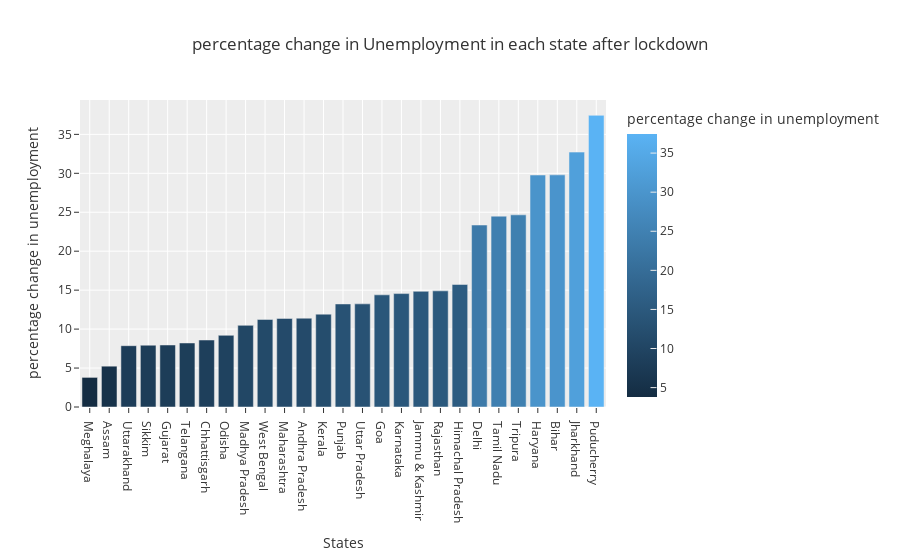

Notebook code for this chart:
### Code cell
fig = px.bar(plot_per, x='States',y='percentage change in unemployment',color='percentage change in unemployment',
            title='percentage change in Unemployment in each state after lockdown',template='ggplot2')

fig.show()

### Figure 1 — Plotly figure (JSON) as saved in the notebook; plotly's stock layout.template omitted (floating-point values rounded to 4 significant figures)
{"data": [{"alignmentgroup": "True", "hovertemplate": "States=%{x}<br>percentage change in unemployment=%{marker.color}<extra></extra>", "legendgroup": "", "marker": {"color": [3.8, 5.24, 7.87, 7.93, 7.96, 8.22, 8.6, 9.2, 10.48, 11.24, 11.37, 11.4, 11.92, 13.23, 13.24, 14.4, 14.56, 14.85, 14.91, 15.73, 23.36, 24.5, 24.67, 29.78, 29.8, 32.72, 37.44], "coloraxis": "coloraxis", "pattern": {"shape": ""}}, "name": "", "offsetgroup": "", "orientation": "v", "showlegend": false, "textposition": "auto", "type": "bar", "x": ["Meghalaya", "Assam", "Uttarakhand", "Sikkim", "Gujarat", "Telangana", "Chhattisgarh", "Odisha", "Madhya Pradesh", "West Bengal", "Maharashtra", "Andhra Pradesh", "Kerala", "Punjab", "Uttar Pradesh", "Goa", "Karnataka", "Jammu & Kashmir", "Rajasthan", "Himachal Pradesh", "Delhi", "Tamil Nadu", "Tripura", "Haryana", "Bihar", "Jharkhand", "Puducherry"], "xaxis": "x", "y": [3.8, 5.24, 7.87, 7.93, 7.96, 8.22, 8.6, 9.2, 10.48, 11.24, 11.37, 11.4, 11.92, 13.23, 13.24, 14.4, 14.56, 14.85, 14.91, 15.73, 23.36, 24.5, 24.67, 29.78, 29.8, 32.72, 37.44], "yaxis": "y"}], "layout": {"barmode": "relative", "coloraxis": {"colorbar": {"title": {"text": "percentage change in unemployment"}}, "colorscale": [[0, "rgb(20,44,66)"], [1, "rgb(90,179,244)"]]}, "legend": {"tracegroupgap": 0}, "title": {"text": "percentage change in Unemployment in each state after lockdown"}, "xaxis": {"anchor": "y", "domain": [0, 1], "title": {"text": "States"}}, "yaxis": {"anchor": "x", "domain": [0, 1], "title": {"text": "percentage change in unemployment"}}}}
